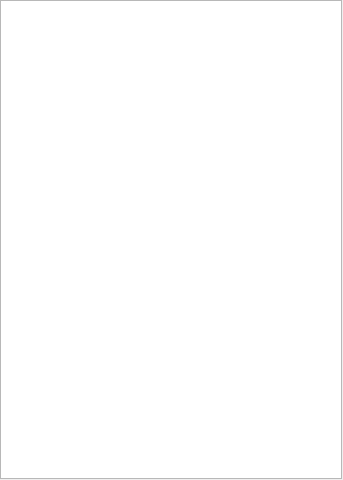
<?xml version="1.0" encoding="UTF-8"?>
<ui version="4.0">
 <class>GroupMemberDialog</class>
 <widget class="QDialog" name="GroupMemberDialog">
  <property name="geometry">
   <rect>
    <x>0</x>
    <y>0</y>
    <width>343</width>
    <height>480</height>
   </rect>
  </property>
  <property name="windowTitle">
   <string>Dialog</string>
  </property>
  <widget class="QListWidget" name="listWidget">
   <property name="geometry">
    <rect>
     <x>0</x>
     <y>0</y>
     <width>342</width>
     <height>479</height>
    </rect>
   </property>
  </widget>
 </widget>
 <resources/>
 <connections/>
</ui>
